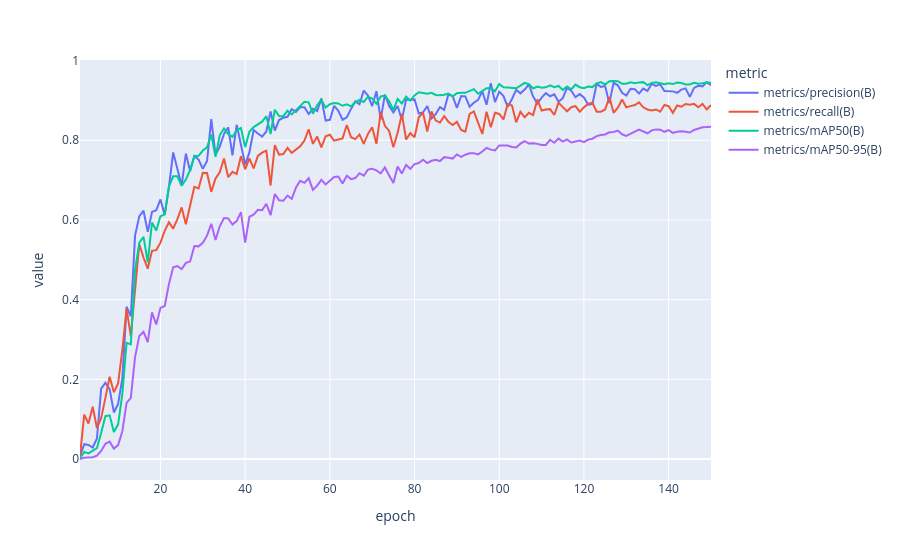

Write notebook code for a chart like this one.
### Markdown cell above
### 10.4 Plot metrics

### Code cell
import plotly.express as px

if results_csv_path.exists():
    results_df = pd.read_csv(results_csv_path)
    results_df.columns = results_df.columns.str.strip()

    metric_columns = [
        "metrics/precision(B)",
        "metrics/recall(B)",
        "metrics/mAP50(B)",
        "metrics/mAP50-95(B)",
    ]
    available_metric_columns = [column for column in metric_columns if column in results_df.columns]

    if available_metric_columns:
        metrics_long_df = results_df[["epoch", *available_metric_columns]].melt(
            id_vars="epoch",
            var_name="metric",
            value_name="value",
        )
        fig = px.line(metrics_long_df, x="epoch", y="value", color="metric")
        fig.show()
    else:
        print("No metric columns found in results.csv")
else:
    print("Run training first")

### Figure 1 — Plotly figure (JSON) as saved in the notebook; plotly's stock layout.template omitted (floating-point values rounded to 4 significant figures; data arrays with more than 128 entries replaced by an {"elided": "..."} marker saying what was removed)
{"data": [{"hovertemplate": "metric=metrics/precision(B)<br>epoch=%{x}<br>value=%{y}<extra></extra>", "legendgroup": "metrics/precision(B)", "line": {"color": "#636efa", "dash": "solid"}, "marker": {"symbol": "circle"}, "mode": "lines", "name": "metrics/precision(B)", "orientation": "v", "showlegend": true, "type": "scatter", "x": {"elided": "150 int values"}, "xaxis": "x", "y": {"elided": "150 float values"}, "yaxis": "y"}, {"hovertemplate": "metric=metrics/recall(B)<br>epoch=%{x}<br>value=%{y}<extra></extra>", "legendgroup": "metrics/recall(B)", "line": {"color": "#EF553B", "dash": "solid"}, "marker": {"symbol": "circle"}, "mode": "lines", "name": "metrics/recall(B)", "orientation": "v", "showlegend": true, "type": "scatter", "x": {"elided": "150 int values"}, "xaxis": "x", "y": {"elided": "150 float values"}, "yaxis": "y"}, {"hovertemplate": "metric=metrics/mAP50(B)<br>epoch=%{x}<br>value=%{y}<extra></extra>", "legendgroup": "metrics/mAP50(B)", "line": {"color": "#00cc96", "dash": "solid"}, "marker": {"symbol": "circle"}, "mode": "lines", "name": "metrics/mAP50(B)", "orientation": "v", "showlegend": true, "type": "scatter", "x": {"elided": "150 int values"}, "xaxis": "x", "y": {"elided": "150 float values"}, "yaxis": "y"}, {"hovertemplate": "metric=metrics/mAP50-95(B)<br>epoch=%{x}<br>value=%{y}<extra></extra>", "legendgroup": "metrics/mAP50-95(B)", "line": {"color": "#ab63fa", "dash": "solid"}, "marker": {"symbol": "circle"}, "mode": "lines", "name": "metrics/mAP50-95(B)", "orientation": "v", "showlegend": true, "type": "scatter", "x": {"elided": "150 int values"}, "xaxis": "x", "y": {"elided": "150 float values"}, "yaxis": "y"}], "layout": {"legend": {"title": {"text": "metric"}, "tracegroupgap": 0}, "margin": {"t": 60}, "xaxis": {"anchor": "y", "domain": [0, 1], "title": {"text": "epoch"}}, "yaxis": {"anchor": "x", "domain": [0, 1], "title": {"text": "value"}}}}
